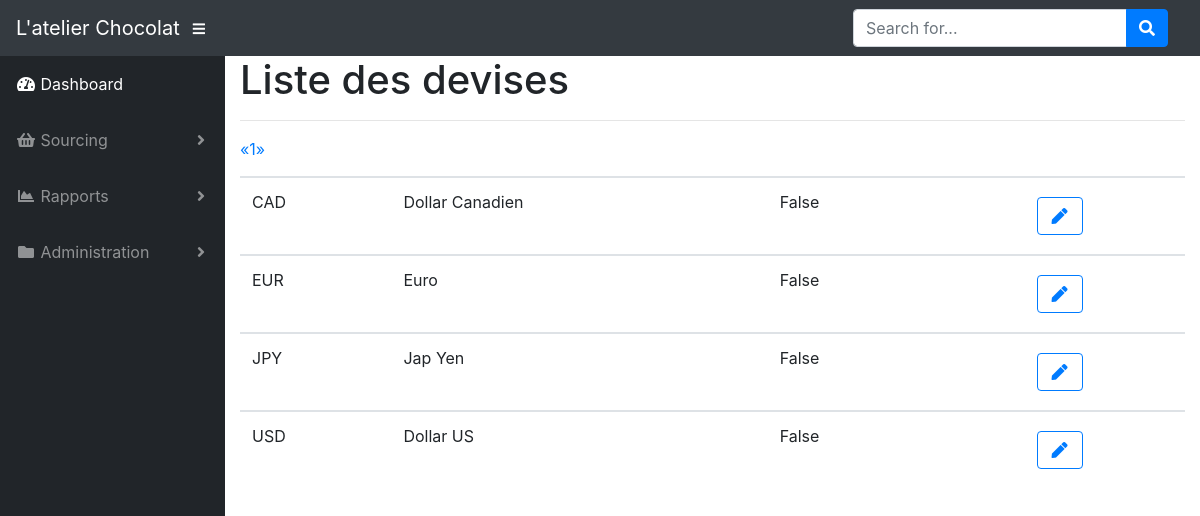
/list_of_currencies (signed in), run on an earlier commit of the app's database.
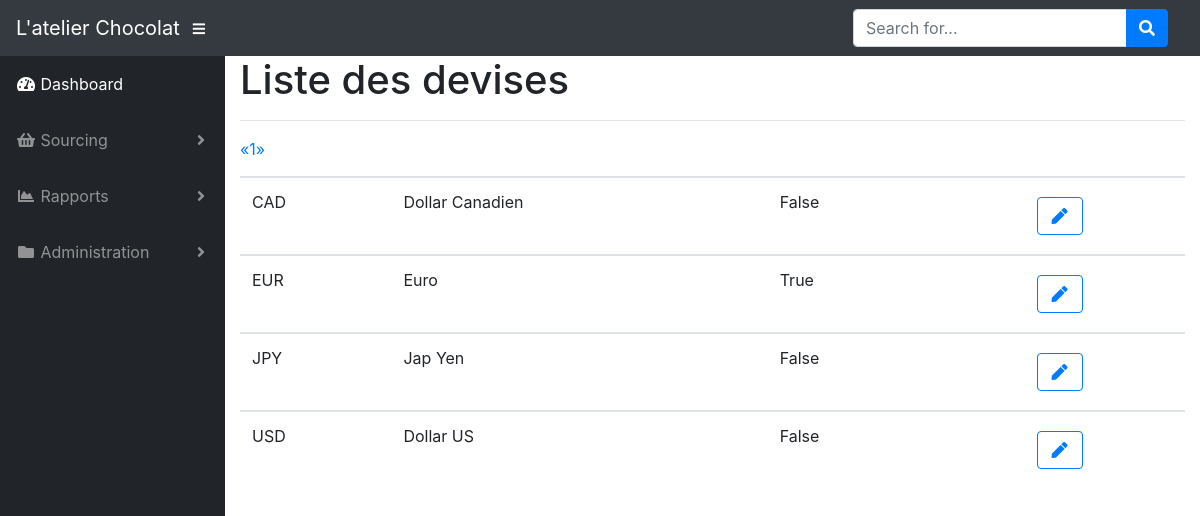
And on a later commit of the database.
### app/models.py (models this page shows, shortened)
class Currency(db.Model):
    id = db.Column(db.Integer, primary_key=True)
    name = db.Column(db.String(4), index=True, unique=True)
    description = db.Column(db.String(64))
    default_curr = db.Column(db.Boolean())

### app/currencies/routes.py (the view)
@bp.route('/list_of_currencies')
@login_required
def list_of_currencies():
    page = request.args.get('page', 1, type=int)
    pagination = Currency.query.order_by(Currency.name.asc()).paginate(page, current_app.config['CURRENCIES_PER_PAGE'], False)
    currencies = pagination.items
    return render_template('currencies/list_of_currencies.html', title='Liste des devises',
                           currencies=currencies, pagination=pagination)

### app/models.py (called while the page is built)
@login.user_loader
def load_user(id):
    return User.query.get(int(id))

### app/templates/currencies/list_of_currencies.html
{% extends "base.html" %}
{% import 'bootstrap/wtf.html' as wtf %}
{% import "_macros.html" as macros %}
{% block app_content %}
    <h1>Liste des devises</h1>
    <hr>
    <table class="table table-hover">
        <tr>
            <div class="row">
                <div class="col-sm-6">
                    <div class="pagination">
                        {% for currency in currencies %}
                            {% include 'currencies/_currency.html' %}
                        {% endfor %}
                        {{ macros.pagination_widget(pagination, 'currencies.list_of_currencies') }}
                    </div>
                </div>
            </div>
        </tr>
    </table>
{% endblock %}

### app/templates/currencies/_currency.html
<tbody>
    <tr>
        <td>{{ currency.name }}</td>
        <td>{{ currency.description }}</td>
        <td>{{ currency.default_curr }}</td>
        <td>
            <div class="btn btn-block">
                <a href="{{ url_for('currencies.edit_currency', id=currency.id) }}"><button class="btn btn-outline-primary" type="button"><i class="fas fa-fw fa-pen"></i></button></a>
            </div>
        </td>
    </tr>
</tbody>

What changed in the data, as far as the page shows it:
changed Currency "EUR": default_curr "False" → "True"
